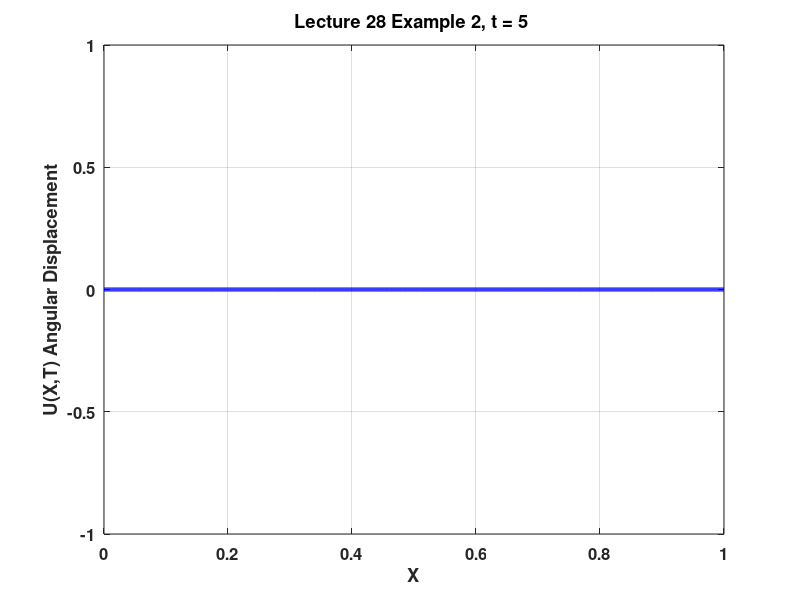

MATLAB code for this plot:
%% Lecture 28 MATLAB example 2
clear
clc
close 'all'

%% Parameters
a = 5;
L = 1;

N = 30;

alpha = @(n) (2*n-1)*pi/2;
Fn = @(x,n) sin(alpha(n).*x);
Gn = @(t,n) cos(a*alpha(n).*t);
f = @(x) x; % initial displacement
u = @(x,t) 0;

for n = 1:N
   ef_mag = integral(@(x) Fn(x,n).^2,0,L);
   an = integral(@(x) f(x).*Fn(x,n),0,L)./ef_mag;
   
   u = @(x,t) u(x,t) + an.*Fn(x,n).*Gn(t,n);
end

%% Plot the solution
Nx = 1000;
X = linspace(0,L,Nx);

Tmax = 5;
Nt = 50;
T = linspace(0,Tmax,Nt);

figure(2)
for t = 1:Nt
    plot(X,u(X,T(t)),'-b','linewidth',3);
    title_str = sprintf('Lecture 28 Example 2, t = %g ',T(t));
    title(title_str,'fontsize',16,'fontweight','bold');
    xlabel('X','fontsize',14,'fontweight','bold');
    ylabel('U(X,T) Angular Displacement', 'fontsize',14,...
        'fontweight','bold');
    grid on
    set(gca,'fontsize',12,'fontweight','bold');
    axis([0 L -L L]);
    pause(Tmax/(Nt-1));
    
end